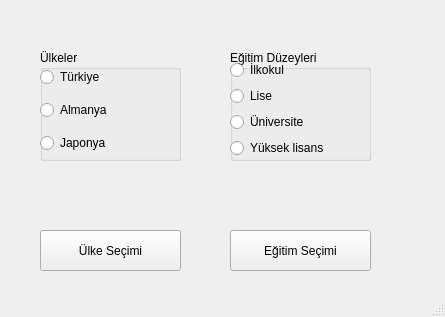
<?xml version="1.0" encoding="UTF-8"?>
<ui version="4.0">
 <class>MainWindow</class>
 <widget class="QMainWindow" name="MainWindow">
  <property name="geometry">
   <rect>
    <x>0</x>
    <y>0</y>
    <width>445</width>
    <height>317</height>
   </rect>
  </property>
  <property name="windowTitle">
   <string>MainWindow</string>
  </property>
  <widget class="QWidget" name="centralwidget">
   <widget class="QGroupBox" name="groupUlke">
    <property name="geometry">
     <rect>
      <x>40</x>
      <y>50</y>
      <width>141</width>
      <height>111</height>
     </rect>
    </property>
    <property name="title">
     <string>Ülkeler</string>
    </property>
    <widget class="QWidget" name="layoutWidget">
     <property name="geometry">
      <rect>
       <x>0</x>
       <y>10</y>
       <width>141</width>
       <height>101</height>
      </rect>
     </property>
     <layout class="QVBoxLayout" name="verticalLayout">
      <item>
       <widget class="QRadioButton" name="radioTurkiye">
        <property name="text">
         <string>Türkiye</string>
        </property>
       </widget>
      </item>
      <item>
       <widget class="QRadioButton" name="radioAlmanya">
        <property name="text">
         <string>Almanya</string>
        </property>
       </widget>
      </item>
      <item>
       <widget class="QRadioButton" name="radioJaponya">
        <property name="text">
         <string>Japonya</string>
        </property>
       </widget>
      </item>
     </layout>
    </widget>
   </widget>
   <widget class="QGroupBox" name="groupEgitim">
    <property name="geometry">
     <rect>
      <x>230</x>
      <y>50</y>
      <width>141</width>
      <height>111</height>
     </rect>
    </property>
    <property name="title">
     <string>Eğitim Düzeyleri</string>
    </property>
    <widget class="QWidget" name="layoutWidget">
     <property name="geometry">
      <rect>
       <x>0</x>
       <y>10</y>
       <width>141</width>
       <height>101</height>
      </rect>
     </property>
     <layout class="QVBoxLayout" name="verticalLayout_2">
      <item>
       <widget class="QRadioButton" name="radioIlkokul">
        <property name="text">
         <string>İlkokul</string>
        </property>
       </widget>
      </item>
      <item>
       <widget class="QRadioButton" name="radioLise">
        <property name="text">
         <string>Lise</string>
        </property>
       </widget>
      </item>
      <item>
       <widget class="QRadioButton" name="radioUniversite">
        <property name="text">
         <string>Üniversite</string>
        </property>
       </widget>
      </item>
      <item>
       <widget class="QRadioButton" name="radioYuksekLsans">
        <property name="text">
         <string>Yüksek lisans</string>
        </property>
       </widget>
      </item>
     </layout>
    </widget>
   </widget>
   <widget class="QLabel" name="lbl_country">
    <property name="geometry">
     <rect>
      <x>40</x>
      <y>180</y>
      <width>141</width>
      <height>31</height>
     </rect>
    </property>
    <property name="text">
     <string/>
    </property>
   </widget>
   <widget class="QLabel" name="lbl_edu">
    <property name="geometry">
     <rect>
      <x>230</x>
      <y>180</y>
      <width>141</width>
      <height>31</height>
     </rect>
    </property>
    <property name="text">
     <string/>
    </property>
   </widget>
   <widget class="QPushButton" name="btn_country">
    <property name="geometry">
     <rect>
      <x>40</x>
      <y>230</y>
      <width>141</width>
      <height>41</height>
     </rect>
    </property>
    <property name="text">
     <string>Ülke Seçimi</string>
    </property>
   </widget>
   <widget class="QPushButton" name="btn_edu">
    <property name="geometry">
     <rect>
      <x>230</x>
      <y>230</y>
      <width>141</width>
      <height>41</height>
     </rect>
    </property>
    <property name="text">
     <string>Eğitim Seçimi</string>
    </property>
   </widget>
  </widget>
  <widget class="QMenuBar" name="menubar">
   <property name="geometry">
    <rect>
     <x>0</x>
     <y>0</y>
     <width>445</width>
     <height>21</height>
    </rect>
   </property>
  </widget>
  <widget class="QStatusBar" name="statusbar"/>
 </widget>
 <resources/>
 <connections/>
</ui>
